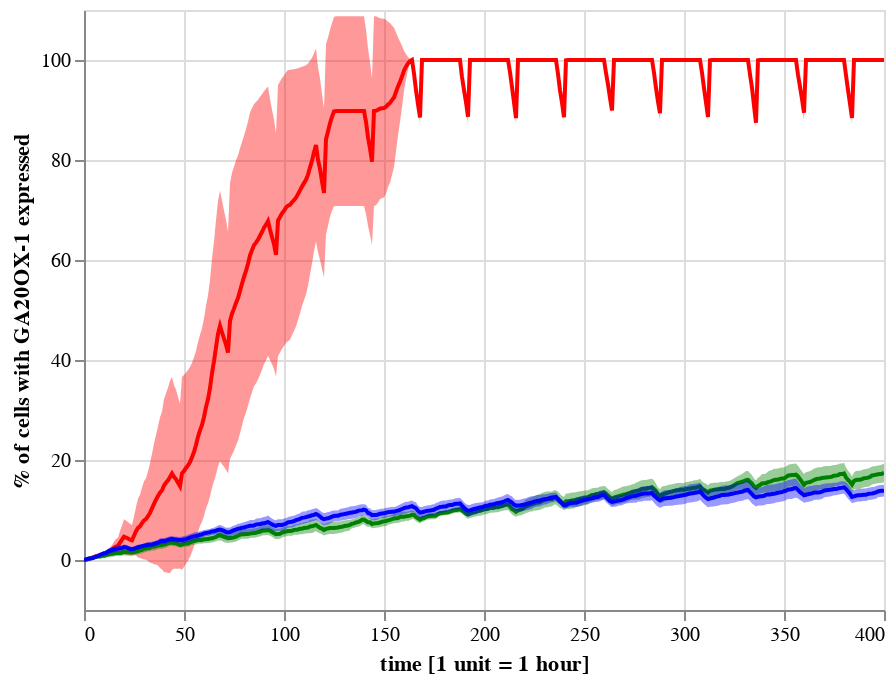

Source (notebook cell):
### Code cell
hfsp.percentGA_plt(ensemble_data_40_1, 'red') +hfsp.percentGA_plt(ensemble_data_60_1, 'green')+hfsp.percentGA_plt(ensemble_data_80_1, 'blue')

### Figure 1 — Vega-Lite specification as saved in the notebook (floating-point values rounded to 4 significant figures; data arrays with more than 128 entries replaced by an {"elided": "..."} marker saying what was removed)
{"config": {"view": {"continuousWidth": 400, "continuousHeight": 300}}, "layer": [{"mark": {"type": "line", "color": "red"}, "encoding": {"x": {"type": "quantitative", "field": "time", "title": "time [1 unit = 1 hour]"}, "y": {"type": "quantitative", "field": "mean", "title": "% of cells with GA20OX-1 expressed"}}, "selection": {"selector012": {"type": "interval", "bind": "scales", "encodings": ["x", "y"]}}}, {"mark": {"type": "area", "color": "red", "opacity": 0.4}, "encoding": {"x": {"type": "quantitative", "field": "time", "title": "time [1 unit = 1 hour]"}, "y": {"type": "quantitative", "field": "lower"}, "y2": {"field": "upper"}}}, {"layer": [{"mark": {"type": "line", "color": "green"}, "encoding": {"x": {"type": "quantitative", "field": "time", "title": "time [1 unit = 1 hour]"}, "y": {"type": "quantitative", "field": "mean", "title": "% of cells with GA20OX-1 expressed"}}, "selection": {"selector013": {"type": "interval", "bind": "scales", "encodings": ["x", "y"]}}}, {"mark": {"type": "area", "color": "green", "opacity": 0.4}, "encoding": {"x": {"type": "quantitative", "field": "time", "title": "time [1 unit = 1 hour]"}, "y": {"type": "quantitative", "field": "lower"}, "y2": {"field": "upper"}}}], "data": {"name": "data-70d367b72c66cb37d59c1169cf91f0b9"}}, {"layer": [{"mark": {"type": "line", "color": "blue"}, "encoding": {"x": {"type": "quantitative", "field": "time", "title": "time [1 unit = 1 hour]"}, "y": {"type": "quantitative", "field": "mean", "title": "% of cells with GA20OX-1 expressed"}}, "selection": {"selector014": {"type": "interval", "bind": "scales", "encodings": ["x", "y"]}}}, {"mark": {"type": "area", "color": "blue", "opacity": 0.4}, "encoding": {"x": {"type": "quantitative", "field": "time", "title": "time [1 unit = 1 hour]"}, "y": {"type": "quantitative", "field": "lower"}, "y2": {"field": "upper"}}}], "data": {"name": "data-fcad37204a9d34d88f6bbe4bac747e58"}}], "data": {"name": "data-3afc8b102576ae3846bc802a9c362799"}, "$schema": "https://vega.github.io/schema/vega-lite/v4.8.1.json", "datasets": {"data-3afc8b102576ae3846bc802a9c362799": {"elided": "401 records"}, "data-70d367b72c66cb37d59c1169cf91f0b9": {"elided": "401 records"}, "data-fcad37204a9d34d88f6bbe4bac747e58": {"elided": "401 records"}}}
